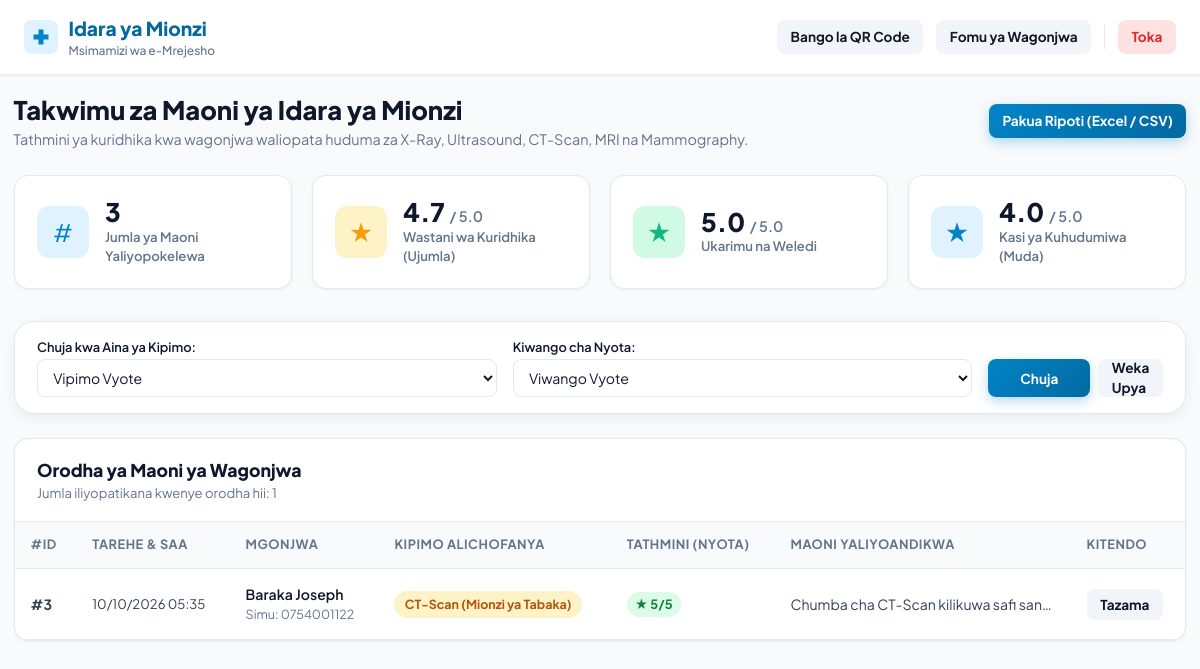
Page /radioadmin/index.php?proc=CT-Scan (Mionzi ya Tabaka) (signed in) on the committed database.
### tables this page shows
CREATE TABLE `maoni_mionzi` (
    `id` INT AUTO_INCREMENT PRIMARY KEY,
    `jina_mgonjwa` VARCHAR(150) NOT NULL DEFAULT 'Bila Jina (Anonymous)' COMMENT 'Jina la mgonjwa au Anonymous',
    `simu` VARCHAR(30) DEFAULT NULL COMMENT 'Namba ya simu ya hiari kwa mrejesho',
    `aina_ya_kipimo` VARCHAR(100) NOT NULL COMMENT 'X-Ray, Ultrasound, CT-Scan, MRI, Mammography',
    `rating_ujumla` INT NOT NULL DEFAULT 5 COMMENT 'Alama ya ubora kwa ujumla (1-5)',
    `rating_muda` INT NOT NULL DEFAULT 5 COMMENT 'Alama ya muda wa kusubiri (1-5)',
    `rating_wataalamu` INT NOT NULL DEFAULT 5 COMMENT 'Alama ya ukarimu na weledi wa wataalamu (1-5)',
    `rating_usafi` INT NOT NULL DEFAULT 5 COMMENT 'Alama ya usafi na faragha (1-5)',
    `rating_maelekezo` INT NOT NULL DEFAULT 5 COMMENT 'Alama ya uelewa wa maelekezo (1-5)',
    `maoni` TEXT DEFAULT NULL COMMENT 'Maelezo ya ziada, pongezi au changamoto',
    `hali` VARCHAR(30) NOT NULL DEFAULT 'Mapya' COMMENT 'Hali ya mrejesho: Mapya / Yameshughulikiwa',
    `tarehe_iliyoundwa` TIMESTAMP DEFAULT CURRENT_TIMESTAMP
);

### radioadmin/index.php (the view, shortened to what this page needs)
<?php
require_once __DIR__ . '/../connect.php';
$filterProc = trim($_GET['proc'] ?? '');
$filterRating = trim($_GET['rating'] ?? '');
$sql = "SELECT * FROM `maoni_mionzi` WHERE 1=1";
$params = [];
if (!empty($filterProc)) {
    $sql .= " AND `aina_ya_kipimo` LIKE ?";
    $params[] = "%$filterProc%";
}
$sql .= " ORDER BY `id` DESC";
$stmt = $pdo->prepare($sql);
$stmt->execute($params);
$feedbackList = $stmt->fetchAll();
$statTotal = $pdo->query("SELECT COUNT(*) FROM `maoni_mionzi`")->fetchColumn();
$statAvgOverall = $pdo->query("SELECT ROUND(AVG(rating_ujumla), 1) FROM `maoni_mionzi`")->fetchColumn() ?: 0;
$statAvgWait = $pdo->query("SELECT ROUND(AVG(rating_muda), 1) FROM `maoni_mionzi`")->fetchColumn() ?: 0;
$statAvgStaff = $pdo->query("SELECT ROUND(AVG(rating_wataalamu), 1) FROM `maoni_mionzi`")->fetchColumn() ?: 0;
?>
<!DOCTYPE html>
<html lang="sw">
<head>
    <link rel="stylesheet" href="../assets/css/style.css?v=2.0">
</head>
<body style="background: #f8fafc;">
    <header class="admin-navbar no-print">
        <a href="index.php" class="admin-logo">
            <span style="display: inline-flex; align-items: center; justify-content: center; width: 34px; height: 34px; background: var(--primary-light); color: var(--primary); border-radius: 8px;">
                <svg width="20" height="20" viewBox="0 0 24 24" fill="currentColor">
                    <path d="M9 3h6v6h6v6h-6v6H9v-6H3V9h6V3z"/>
                </svg>
            </span>
            <div>
                <span>Idara ya Mionzi</span>
                <span style="font-size: 0.75rem; color: var(--muted); font-weight: 500; display: block;">Msimamizi wa e-Mrejesho</span>
            </div>
        </a>
        <div style="display: flex; align-items: center; gap: 0.8rem;">
            <a href="../qrcode.php" target="_blank" class="btn btn-secondary btn-sm">
                Bango la QR Code
            </a>
            <a href="../index.php" target="_blank" class="btn btn-secondary btn-sm">
                Fomu ya Wagonjwa
            </a>
            <a href="logout.php" class="btn btn-sm" style="background: #fee2e2; color: #dc2626; font-weight: 700;">
                Toka
            </a>
        </div>
    </header>
    <div class="container-wide">
        <div style="display: flex; justify-content: space-between; align-items: center; margin-bottom: 1.5rem; flex-wrap: wrap; gap: 1rem;">
            <div>
                <h1 style="font-size: 1.6rem; font-weight: 800; color: var(--dark);">
                    Takwimu za Maoni ya Idara ya Mionzi
                </h1>
                <p style="font-size: 0.9rem; color: var(--muted);">
                    Tathmini ya kuridhika kwa wagonjwa waliopata huduma za X-Ray, Ultrasound, CT-Scan, MRI na Mammography.
                </p>
            </div>
            <div>
                <a href="index.php?export=csv" class="btn btn-primary btn-sm">
                    Pakua Ripoti (Excel / CSV)
                </a>
            </div>
        </div>
        <div class="stats-grid">
            <div class="stat-card">
                <div class="stat-icon blue">#</div>
                <div class="stat-info">
                    <h3><?= number_format($statTotal) ?></h3>
                    <p>Jumla ya Maoni Yaliyopokelewa</p>
                </div>
            </div>
            <div class="stat-card">
                <div class="stat-icon amber">★</div>
                <div class="stat-info">
                    <h3><?= $statAvgOverall ?> <span style="font-size: 0.9rem; color: var(--muted); font-weight: 600;">/ 5.0</span></h3>
                    <p>Wastani wa Kuridhika (Ujumla)</p>
                </div>
            </div>
            <div class="stat-card">
                <div class="stat-icon green">★</div>
                <div class="stat-info">
                    <h3><?= $statAvgStaff ?> <span style="font-size: 0.9rem; color: var(--muted); font-weight: 600;">/ 5.0</span></h3>
                    <p>Ukarimu na Weledi</p>
                </div>
            </div>
            <div class="stat-card">
                <div class="stat-icon blue">★</div>
                <div class="stat-info">
                    <h3><?= $statAvgWait ?> <span style="font-size: 0.9rem; color: var(--muted); font-weight: 600;">/ 5.0</span></h3>
                    <p>Kasi ya Kuhudumiwa (Muda)</p>
                </div>
            </div>
        </div>
        <div class="form-card" style="padding: 1rem 1.4rem; margin-bottom: 1.5rem;">
            <form method="GET" action="index.php" style="display: flex; gap: 1rem; align-items: flex-end; flex-wrap: wrap;">
                <div style="flex: 1; min-width: 200px;">
                    <label class="form-label" style="font-size: 0.8rem; margin-bottom: 2px;">Chuja kwa Aina ya Kipimo:</label>
                    <select name="proc" class="form-control" style="padding: 0.5rem 0.7rem; font-size: 0.88rem;">
                        <option value="">Vipimo Vyote</option>
                    </select>
                </div>
                <div style="flex: 1; min-width: 180px;">
                    <label class="form-label" style="font-size: 0.8rem; margin-bottom: 2px;">Kiwango cha Nyota:</label>
                    <select name="rating" class="form-control" style="padding: 0.5rem 0.7rem; font-size: 0.88rem;">
                        <option value="">Viwango Vyote</option>
                    </select>
                </div>
                <div style="display: flex; gap: 0.5rem;">
                    <button type="submit" class="btn btn-primary btn-sm" style="height: 38px;">
                        Chuja
                    </button>
                    <?php if (!empty($filterProc) || !empty($filterRating)): ?>
                        <a href="index.php" class="btn btn-secondary btn-sm" style="height: 38px;">
                            Weka Upya
                        </a>
                    <?php endif; ?>
                </div>
            </form>
        </div>
        <div class="table-card">
            <div class="table-header">
                <div>
                    <h3 style="font-size: 1.1rem; font-weight: 800; color: var(--dark);">
                        Orodha ya Maoni ya Wagonjwa
                    </h3>
                    <p style="font-size: 0.82rem; color: var(--muted);">
                        Jumla iliyopatikana kwenye orodha hii: <?= count($feedbackList) ?>
                    </p>
                </div>
            </div>
            <div class="table-responsive">
                <table class="data-table">
                    <thead>
                        <tr>
                            <th>#ID</th>
                            <th>Tarehe & Saa</th>
                            <th>Mgonjwa</th>
                            <th>Kipimo Alichofanya</th>
                            <th>Tathmini (Nyota)</th>
                            <th>Maoni Yaliyoandikwa</th>
                            <th>Kitendo</th>
                        </tr>
                    </thead>
                    <tbody>
                        <?php if (empty($feedbackList)): ?>
                            <tr>
                                <td colspan="7" style="text-align: center; padding: 2.5rem; color: var(--muted);">
                                    Hakuna maoni yoyote yaliyopatikana kwa sasa. Wagonjwa wakiscan QR Code na kutuma maoni, yataonekana hapa moja kwa moja.
                                </td>
                            </tr>
                        <?php else: ?>
                            <?php foreach ($feedbackList as $row): ?>
                                <?php
                                    $ratingClass = ($row['rating_ujumla'] >= 4) ? 'rating-high' : (($row['rating_ujumla'] == 3) ? 'rating-mid' : 'rating-low');
                                    $procClass = 'badge-other';
                                    if (stripos($row['aina_ya_kipimo'], 'X-Ray') !== false) $procClass = 'badge-xray';
                                    elseif (stripos($row['aina_ya_kipimo'], 'Ultrasound') !== false) $procClass = 'badge-ultrasound';
                                    elseif (stripos($row['aina_ya_kipimo'], 'CT') !== false) $procClass = 'badge-ct';
                                    elseif (stripos($row['aina_ya_kipimo'], 'MRI') !== false) $procClass = 'badge-mri';
                                ?>
                                <tr>
                                    <td style="font-weight: 700; color: var(--slate);">#<?= $row['id'] ?></td>
                                    <td style="font-size: 0.82rem; white-space: nowrap;">
                                        <?= date('d/m/Y H:i', strtotime($row['tarehe_iliyoundwa'])) ?>
                                    </td>
                                    <td>
                                        <div style="font-weight: 600; color: var(--dark);">
                                            <?= htmlspecialchars($row['jina_mgonjwa']) ?>
                                        </div>
                                        <?php if (!empty($row['simu'])): ?>
                                            <div style="font-size: 0.78rem; color: var(--muted);">Simu: <?= htmlspecialchars($row['simu']) ?></div>
                                        <?php endif; ?>
                                    </td>
                                    <td>
                                        <span class="badge <?= $procClass ?>">
                                            <?= htmlspecialchars($row['aina_ya_kipimo']) ?>
                                        </span>
                                    </td>
                                    <td>
                                        <span class="badge-rating <?= $ratingClass ?>">
                                            ★ <?= $row['rating_ujumla'] ?>/5
                                        </span>
                                    </td>
                                    <td style="max-width: 280px; overflow: hidden; text-overflow: ellipsis; white-space: nowrap;">
                                        <?= !empty($row['maoni']) ? htmlspecialchars($row['maoni']) : '<span style="color: var(--muted); font-style: italic;">Bila ujumbe wa ziada</span>' ?>
                                    </td>
                                    <td>
                                        <button type="button" class="btn btn-secondary btn-sm" onclick='viewDetails(<?= json_encode($row) ?>)'>
                                            Tazama
                                        </button>
                                    </td>
                                </tr>
                            <?php endforeach; ?>
                        <?php endif; ?>
                    </tbody>
                </table>
            </div>
        </div>
    </div>
</body>
</html>

### radioadmin/index.php (style rules this page uses)
.badge-rating { display: inline-flex; align-items: center; gap: 2px; padding: 3px 8px; border-radius: var(--radius-full); font-size: 0.8rem; font-weight: 700; }
.rating-high { background: #dcfce7; color: #15803d; }

### rows in the picture
maoni_mionzi: id "3", tarehe_iliyoundwa "10/10/2026 05:35", jina_mgonjwa "Baraka Joseph", simu "0754001122", aina_ya_kipimo "CT-Scan (Mionzi ya Tabaka)", rating_ujumla "5", maoni "Chumba cha CT-Scan kilikuwa safi san…"

### other values in the picture
$statTotal "3"
$statAvgOverall "4.7"
$statAvgStaff "5.0"
$statAvgWait "4.0"
count($feedbackList) "1"
